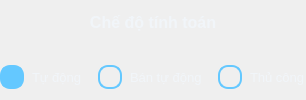
       <widget class="QWidget" name="modeSelector" native="true">
        <layout class="QVBoxLayout" name="modeSelectorLayout">
         <property name="spacing">
          <number>10</number>
         </property>
         <property name="leftMargin">
          <number>0</number>
         </property>
         <property name="topMargin">
          <number>0</number>
         </property>
         <property name="rightMargin">
          <number>0</number>
         </property>
         <property name="bottomMargin">
          <number>0</number>
         </property>
         
         <item>
          <widget class="QLabel" name="modeSelectorTitle">
           <property name="text">
            <string>Chế độ tính toán</string>
           </property>
           <property name="alignment">
            <set>Qt::AlignCenter</set>
           </property>
           <property name="styleSheet">
            <string notr="true">font-size: 16px; font-weight: bold; color: #F1F5F9;</string>
           </property>
          </widget>
         </item>
         
         <item>
          <widget class="QWidget" name="radioButtonsContainer" native="true">
           <layout class="QHBoxLayout" name="radioButtonsLayout">
            <property name="spacing">
             <number>15</number>
            </property>
            <property name="leftMargin">
             <number>0</number>
            </property>
            <property name="topMargin">
             <number>0</number>
            </property>
            <property name="rightMargin">
             <number>0</number>
            </property>
            <property name="bottomMargin">
             <number>0</number>
            </property>
            
            <item>
             <widget class="QRadioButton" name="autoRadio">
              <property name="text">
               <string>Tự động</string>
              </property>
              <property name="checked">
               <bool>true</bool>
              </property>
              <property name="styleSheet">
               <string notr="true">QRadioButton {
    color: #F1F5F9;
    font-size: 13px;
    font-family: 'Tahoma', Arial, sans-serif;
    spacing: 8px;
}
QRadioButton::indicator {
    width: 20px;
    height: 20px;
    border-radius: 10px;
    border: 2px solid #64C8FF;
    background-color: transparent;
}
QRadioButton::indicator:checked {
    background-color: #64C8FF;
    border: 2px solid #64C8FF;
}
QRadioButton:hover {
    color: #FFFFFF;
}</string>
              </property>
             </widget>
            </item>
            
            <item>
             <widget class="QRadioButton" name="semiAutoRadio">
              <property name="text">
               <string>Bán tự động</string>
              </property>
              <property name="styleSheet">
               <string notr="true">QRadioButton {
    color: #F1F5F9;
    font-size: 13px;
    font-family: 'Tahoma', Arial, sans-serif;
    spacing: 8px;
}
QRadioButton::indicator {
    width: 20px;
    height: 20px;
    border-radius: 10px;
    border: 2px solid #64C8FF;
    background-color: transparent;
}
QRadioButton::indicator:checked {
    background-color: #64C8FF;
    border: 2px solid #64C8FF;
}
QRadioButton:hover {
    color: #FFFFFF;
}</string>
              </property>
             </widget>
            </item>
            
            <item>
             <widget class="QRadioButton" name="manualRadio">
              <property name="text">
               <string>Thủ công</string>
              </property>
              <property name="styleSheet">
               <string notr="true">QRadioButton {
    color: #F1F5F9;
    font-size: 13px;
    font-family: 'Tahoma', Arial, sans-serif;
    spacing: 8px;
}
QRadioButton::indicator {
    width: 20px;
    height: 20px;
    border-radius: 10px;
    border: 2px solid #64C8FF;
    background-color: transparent;
}
QRadioButton::indicator:checked {
    background-color: #64C8FF;
    border: 2px solid #64C8FF;
}
QRadioButton:hover {
    color: #FFFFFF;
}</string>
              </property>
             </widget>
            </item>
           </layout>
          </widget>
         </item>
        </layout>
       </widget>
